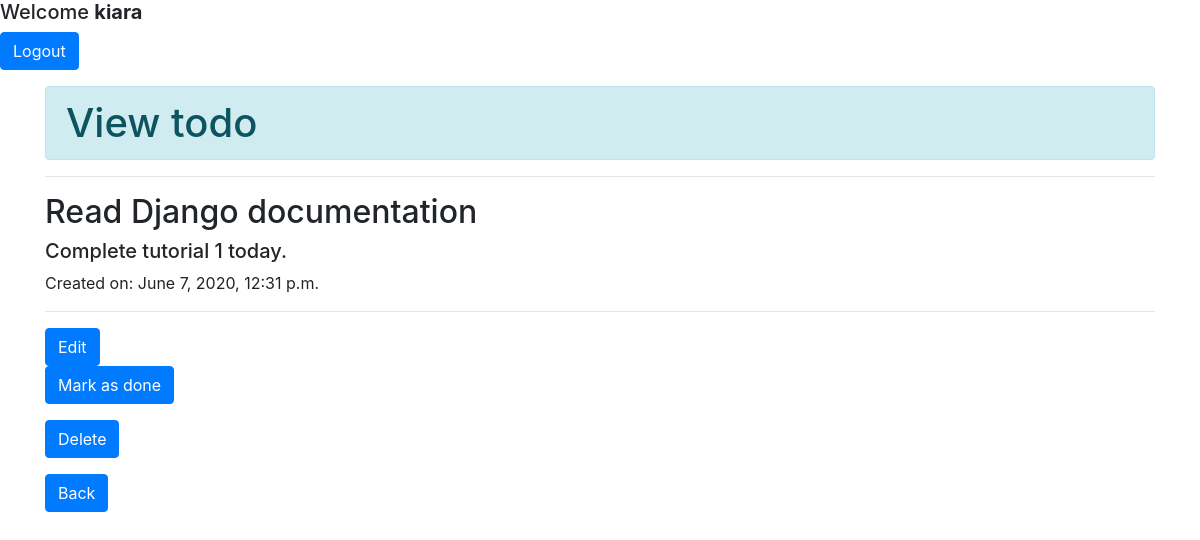
Page /todo/19/ (signed in) on the committed database.
### todo/models.py (models this page shows, shortened)
class Todo(models.Model):
    title = models.CharField(max_length=50)
    memo = models.TextField(blank=True)
    created_on = models.DateTimeField(auto_now_add=True)
    completed_on = models.DateTimeField(null=True, blank=True)
    important = models.BooleanField(default=False)
    user = models.ForeignKey(User, on_delete=models.CASCADE)

### todo/views.py (the view)
# urls.py: path('todo/<int:todo_pk>/', views.view_todo, name='view_todo'),
@login_required
def view_todo(request, todo_pk):
    todo = get_object_or_404(Todo, pk=todo_pk, user=request.user)
    form = TodoForm(instance=todo)
    return render(request, 'todo/view_todo.html', {'todo': todo, 'form': form})

### todo/templates/todo/view_todo.html (shortened to what this page needs)
<link rel="stylesheet"
      href="https://stackpath.bootstrapcdn.com/bootstrap/4.5.0/css/bootstrap.min.css"
>
{% extends 'todo/base.html' %}
{% block content %}
<div class="container" id="view_todo">
    <h1 class="alert alert-info container">View todo</h1>
    <hr>
    <h2>{{ todo.title }}</h2>
    <h5>{{ todo.memo }}</h5>
    <h7>Created on: {{ todo.created_on }}</h7>
    <hr>
    <a href="#" class="btn btn-primary" id="edit_btn">Edit</a>
    <form method="post" action="{% url 'complete_todo' todo.id %}">
        <button class="submit btn btn-primary">Mark as done</button>
    </form>
    <form method="post" action="{% url 'delete_todo' todo.id %}">
        <button class="submit btn btn-primary">Delete</button>
    </form>
    <a href="{% url 'current_todos' %}" class="btn btn-primary">Back</a>
</div>
{% endblock %}

### todo/templates/todo/base.html (shortened to what this page needs)
<link rel="stylesheet"
      href="https://stackpath.bootstrapcdn.com/bootstrap/4.5.0/css/bootstrap.min.css"
>
{% if user.is_authenticated %}
    <h5>Welcome <b>{{ user.username }}</b></h5>
    <form action="{% url 'logout_user' %}" method="post">
        <button type="submit" class="btn btn-primary">Logout</button>
    </form>
{% else %}
    <a href="{% url 'signup_user' %}" class="btn btn-primary">Sign Up</a>
    <a href="{% url 'login_user' %}" class="btn btn-primary">Login</a>
{% endif %}
{% block content %}{% endblock %}

### rows in the picture
Todo: title "Read Django documentation", memo "Complete tutorial 1 today.", created_on "June 7, 2020, 12:31 p.m."

### other values in the picture
{{ user.username }} "kiara"
